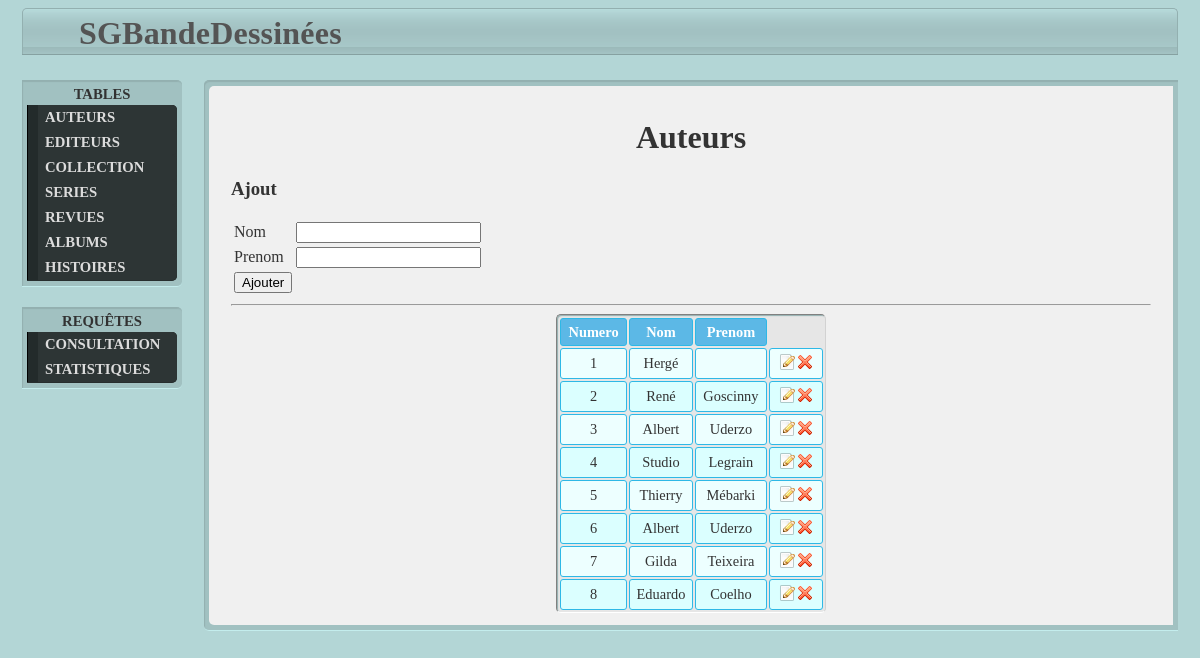
The page /mysql/author.php on the database its author committed.
### tables this page shows
create table Auteur (
   no_auteur     int          not null,
   nom_auteur    varchar(255) not null,
   prenom_auteur varchar(255)         ,
   constraint pk_Auteur primary key (no_auteur)
);

### mysql/author.php (the view, shortened to what this page needs)
<!DOCTYPE html PUBLIC "-//W3C//DTD XHTML 1.0 Strict//EN" "http://www.w3.org/TR/xhtml1/DTD/xhtml1-strict.dtd">
<html>
<head>
	<link rel="stylesheet" type="text/css" href="style.css" />
	<?php
	require "include.php";
	?>
</head>
<body>
<?php
	beginBody();
?>
<h1>Auteurs</h1>
<h3>Ajout</h3>
<form action="author.php" method="post">
<table>
<tr> <td> Nom </td>
	 <td> <input type="text" name="nom_auteur"> </td> </tr>
<tr> <td> Prenom </td>
	 <td> <input type="text" name="prenom_auteur"> </td> </tr>
<tr> <td> <input type="submit" value="Ajouter"> <td> </tr>
</table>
</form>
<hr>
<table class="mysqlTable" border=1 cellpadding=5>
	<tr>
	<th>Numero</th>
	<th>Nom</th>
	<th>Prenom</th>
	</tr>
<?php
$query = "SELECT * FROM auteur";
$result = mysql_query($query);
$i = 0;
while($r = mysql_fetch_array($result)) {
	if ($i%2 == 0) {
		echo "<tr>\n";
	} else {
		echo "<tr class=\"alt\">\n";
	}
	echo "<td>" . $r['no_auteur'] . "</td>\n";
	echo "<td>" . $r['nom_auteur'] . "</td>\n";
	echo "<td>" . $r['prenom_auteur'] . "</td>\n";
	echo "<td>";
	echo "<table class=\"innerTable\"><tr><td>";
	button('author.php', array('no_auteur' => $r['no_auteur']), 'edit', 'Editer');
	echo "</td><td>";
	button('author.php', array('no_auteur' => $r['no_auteur']), 'delete', 'Supprimer');
	echo "</td></tr></table>";
	echo "</td>";
	echo "</tr>\n";
	$i++;
}
?>
</table>
<?php
endBody();
?>
</body>
</html>

### mysql/include.php (shortened to what this page needs)
<?php
function button($action, $attrs, $val, $txt) {
	echo "<form action='" . $action . "' method='post'>"
	   . "<input type='hidden' name='action' value='".$val."'>";
	if ($txt == 'Supprimer') {
		echo " <input type=\"image\" title=\"" . $txt .
			"\" name=\"Delete\" border=\"0\" src=\"delete-icon.png\"
			width=\"16px\" height=\"16px\">";
	}
	else if ($txt == 'Editer') {
		echo " <input type=\"image\" title=\"" . $txt .
			"\" name=\"Edit\" border=\"0\" src=\"edit-icon.png\"
			width=\"16px\" height=\"16px\">";
	}
	else {
		echo "<input type='submit' value='".$txt."'>";
	}
	echo "</form>\n";
}
function beginBody() {
	echo "
		<header>
		<h1 id=\"nav\"><a href=\"index.php\">SGBandeDessinées</a></h1>
		</header>
		<table id=\"bodytotal\">
		<tbody>
		<tr>
		<td id=\"colonne\">
		<dl class=\"menubordure\">
		<dt>Tables</dt>
		<dd> <ul>
		<li><a href=\"author.php\">Auteurs</a></li>
		<li><a href=\"editor.php\">Editeurs</a></li>
		<li><a href=\"collection.php\">Collection</a></li>
		<li><a href=\"serie.php\">Series</a></li>
		<li><a href=\"mag.php\">Revues</a></li>
		<li><a href=\"album.php\">Albums</a></li>
		<li><a href=\"story.php\">Histoires</a></li>
		</ul> </dd>
		</dl>
		<dl class=\"menubordure\">
		<dt>Requêtes</dt>
		<dd> <ul>
		<li><a href=\"request.php\">Consultation</a></li>
		<li><a href=\"statistics.php\">Statistiques</a></li>
		</ul> </dd>
		</dl>
		</td>
		<td id=\"mainbordure\">
		<div id=\"mainframe\">
		";
}
function endBody() {
	echo "
		</div>
		</td>
		</tr>
		</tbody>
		</table>
		";
}
?>

### mysql/style.css (style rules this page uses)
a:link, a:visited { color: rgb(170, 170, 170); text-decoration: none; }
body { background-color: rgb(179, 214, 214); padding: 0px; margin-left: auto; margin-right: auto; width: 1160px; }
#bodytotal { padding: 20px 0px 0px; }
header { background: url("header.png") repeat-x scroll center top rgb(0, 0, 0); background-color: rgb(200, 200, 224); margin-left: 2px; margin-right: 2px; border-radius: 5px 5px 0px 0px; min-height: 45px; box-shadow: 0px 1px 0px rgba(0, 0, 0, 0.25); border-top: 1px solid rgb(147, 176, 176); border-left: 1px solid rgb(147, 176, 176); border-right: 1px solid rgb(147, 176, 176); }
#nav { letter-spacing: 0.2px; padding: 0px 50px; margin: 6px; float: left; display: block color: rgb(104, 104, 104); }
#nav a { color: rgb(84, 84, 84); }
#colonne { width: 160px; text-align: center; vertical-align: top; color: rgb(50, 50, 50); font-size: 11pt; padding: 0px; margin: 0px; }
.menubordure { background-color: rgb(161, 193, 193); padding: 5px; margin: 0px 0px 20px; width: 150px; border-radius: 0px 5px 5px 0px; box-shadow: 1px 1px 1px 0px rgb(147, 176, 176) inset; border-top: 1px solid rgb(147, 176, 176); border-bottom: 1px solid rgb(196, 237, 237); }
#colonne dt { text-align: center; font-weight:bold; text-transform:uppercase; padding: 0px 0px 2px 0px; }
#colonne dd { margin: 0px; text-align: center; background-color: rgb(35, 43, 43); border-left: 1px solid rgb(0, 0, 0); border-bottom: 1px solid rgb(39, 46, 46); border-radius: 0px 5px 5px 0px; color: rgb(240, 240, 240); }
#colonne ul { list-style: none outside none; background-color: rgb(45, 53, 53); margin: 0px 0px 0px 10px; padding: 0px; border-radius: 0px 5px 5px 0px; }
#colonne a:link, #colonne a:visited { display:block; border-radius: 0px 5px 5px 0px; font-weight:bold; text-transform:uppercase; color:rgb(220, 220, 220); background-color: rgb(45, 53, 53); text-align: left; padding: 4px 7px; text-decoration:none; }
#mainbordure { background-color: rgb(161, 193, 193); margin: 0px 0px 0px 20px; display:block; list-style: none outside none; padding: 5px; border-radius: 5px 0px 0px 5px; min-height: 50px; box-shadow: 1px 1px 1px 0px rgb(147, 176, 176) inset; border-top: 1px solid rgb(147, 176, 176); border-bottom: 1px solid rgb(196, 237, 237); }
#mainframe { color: #333333; margin: 0px; padding: 10px 20px; background-color: rgb(240, 240, 240);; border-radius: 5px 0px 0px 5px; display: table; min-width: 924px; }
#mainframe h1 { text-align: center; }
.mysqlTable { background-color: rgb(230, 230, 230);; text-align: center; margin-left: auto; margin-right: auto; border: 1; padding-top: 1px; padding-left: 1px; border-radius: 5px; border-bottom: 1px solid rgb(255, 255, 255); border-right: 1px solid rgb(210, 210, 210); box-shadow: 1px 1px 1px 0px rgb(147, 176, 176) inset; }
.mysqlTable th, .mysqlTable td { font-size:0.9em; border:1px solid #2EB8E6; padding:3px 7px 2px 7px; border-radius: 3px; }
.mysqlTable th { font-size:0.9em; padding-top:5px; padding-bottom:4px; background-color:#5CB8E6; color:#ffffff; }
.mysqlTable td { background-color:#EDFFFF; }
.mysqlTable tr.alt td { background-color:#DBFFFF; }
.innerTable th, .innerTable td { border:0px; padding:0px 0px 0px 0px; }

### rows shown on the page
auteur: no_auteur "1", nom_auteur "Hergé"
auteur: no_auteur "2", nom_auteur "René", prenom_auteur "Goscinny"
auteur: no_auteur "3", nom_auteur "Albert", prenom_auteur "Uderzo"
auteur: no_auteur "4", nom_auteur "Studio", prenom_auteur "Legrain"
auteur: no_auteur "5", nom_auteur "Thierry", prenom_auteur "Mébarki"
auteur: no_auteur "6", nom_auteur "Albert", prenom_auteur "Uderzo"
auteur: no_auteur "7", nom_auteur "Gilda", prenom_auteur "Teixeira"
auteur: no_auteur "8", nom_auteur "Eduardo", prenom_auteur "Coelho"
